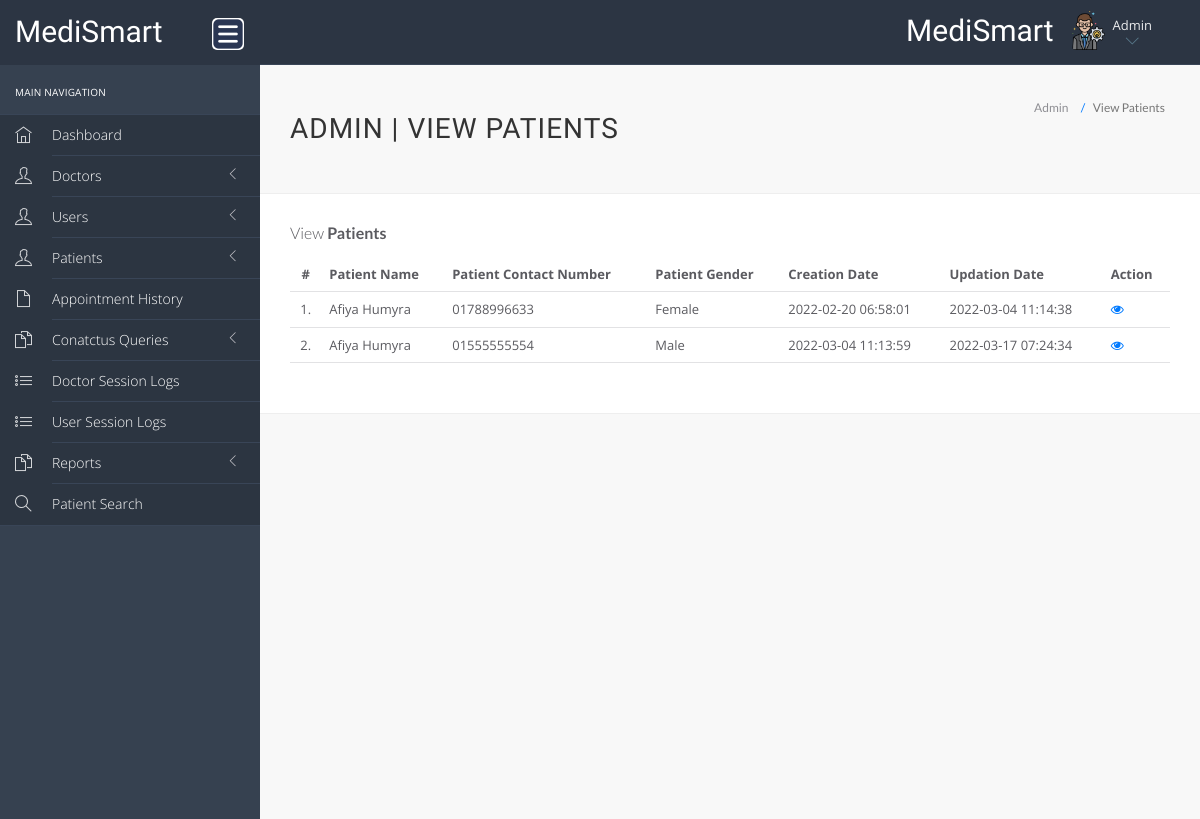
/hms/admin/manage-patient.php (signed in), run on an earlier commit of the app's database.
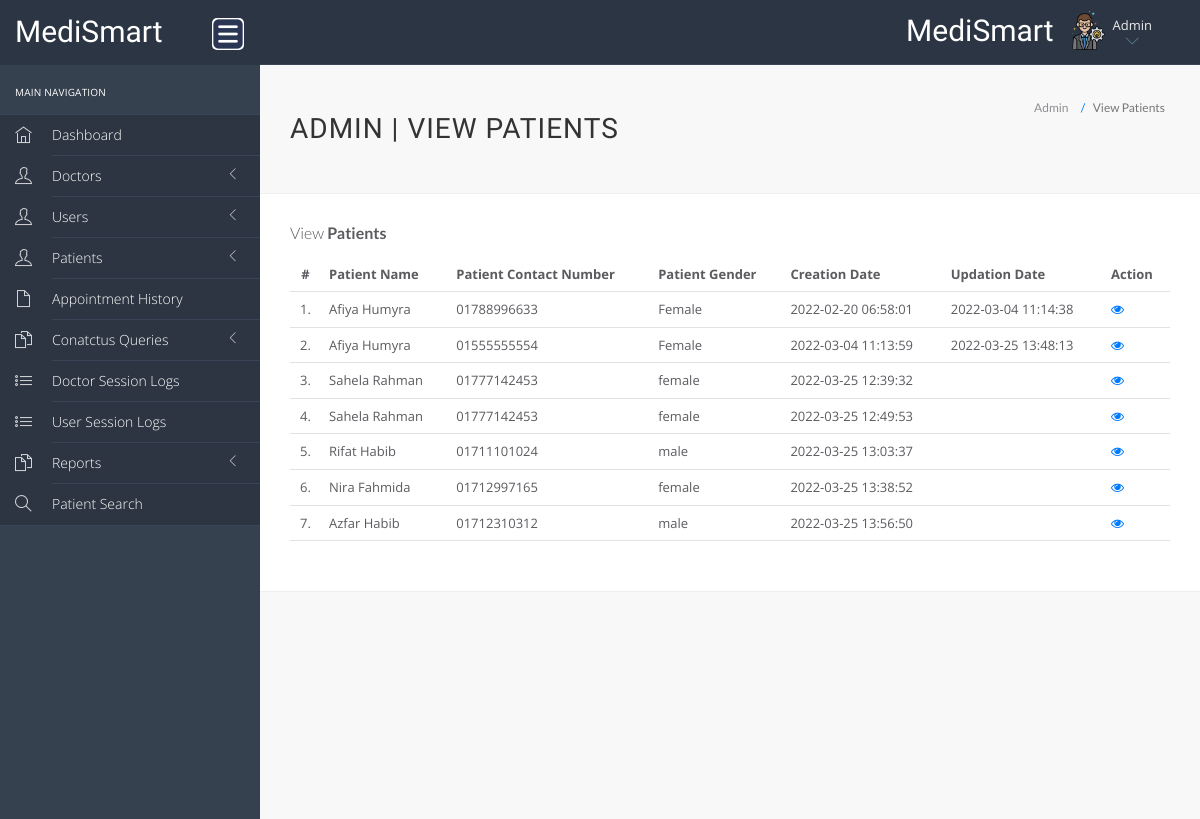
And on a later commit of the database.
### tables this page shows
CREATE TABLE `tblpatient` (
  `ID` int(10) NOT NULL,
  `Docid` int(10) DEFAULT NULL,
  `PatientName` varchar(200) DEFAULT NULL,
  `PatientContno` varchar(13) DEFAULT NULL,
  `PatientEmail` varchar(200) DEFAULT NULL,
  `PatientGender` varchar(50) DEFAULT NULL,
  `PatientAdd` mediumtext DEFAULT NULL,
  `PatientAge` int(10) DEFAULT NULL,
  `PatientMedhis` mediumtext DEFAULT NULL,
  `CreationDate` timestamp NULL DEFAULT current_timestamp(),
  `UpdationDate` timestamp NULL DEFAULT NULL ON UPDATE current_timestamp()
);

### hms/admin/manage-patient.php (the view, shortened to what this page needs)
<?php
include('include/config.php');
?>
<!DOCTYPE html>
<html lang="en">
<head>
    <link rel="stylesheet" href="vendor/bootstrap/css/bootstrap.min.css">
    <link rel="stylesheet" href="vendor/fontawesome/css/font-awesome.min.css">
    <link rel="stylesheet" href="vendor/themify-icons/themify-icons.min.css">
    <link href="vendor/animate.css/animate.min.css" rel="stylesheet" media="screen">
    <link href="vendor/perfect-scrollbar/perfect-scrollbar.min.css" rel="stylesheet" media="screen">
    <link href="vendor/switchery/switchery.min.css" rel="stylesheet" media="screen">
    <link href="vendor/bootstrap-touchspin/jquery.bootstrap-touchspin.min.css" rel="stylesheet" media="screen">
    <link href="vendor/select2/select2.min.css" rel="stylesheet" media="screen">
    <link href="vendor/bootstrap-datepicker/bootstrap-datepicker3.standalone.min.css" rel="stylesheet" media="screen">
    <link href="vendor/bootstrap-timepicker/bootstrap-timepicker.min.css" rel="stylesheet" media="screen">
    <link rel="stylesheet" href="assets/css/styles.css">
    <link rel="stylesheet" href="assets/css/plugins.css">
    <link rel="stylesheet" href="assets/css/themes/theme-5.css" id="skin_color" />
</head>
<body>
    <div id="app">
        <?php include('include/sidebar.php');?>
        <div class="app-content">
            <?php include('include/header.php');?>
            <div class="main-content">
                <div class="wrap-content container" id="container">
                    <section id="page-title">
                        <div class="row">
                            <div class="col-sm-8">
                                <h1 class="mainTitle">Admin | View Patients</h1>
                            </div>
                            <ol class="breadcrumb">
                                <li>
                                    <span>Admin</span>
                                </li>
                                <li class="active">
                                    <span>View Patients</span>
                                </li>
                            </ol>
                        </div>
                    </section>
                    <div class="container-fluid container-fullw bg-white">
                        <div class="row">
                            <div class="col-md-12">
                                <h5 class="over-title margin-bottom-15">View <span class="text-bold">Patients</span>
                                </h5>
                                <table class="table table-hover" id="sample-table-1">
                                    <thead>
                                        <tr>
                                            <th class="center">#</th>
                                            <th>Patient Name</th>
                                            <th>Patient Contact Number</th>
                                            <th>Patient Gender </th>
                                            <th>Creation Date </th>
                                            <th>Updation Date </th>
                                            <th>Action</th>
                                        </tr>
                                    </thead>
                                    <tbody>
                                        <?php
											$sql=mysqli_query($con,"select * from tblpatient");
											$cnt=1;
											while($row=mysqli_fetch_array($sql))
											{
										?>
                                        <tr>
                                            <td class="center"><?php echo $cnt;?>.</td>
                                            <td class="hidden-xs"><?php echo $row['PatientName'];?></td>
                                            <td><?php echo $row['PatientContno'];?></td>
                                            <td><?php echo $row['PatientGender'];?></td>
                                            <td><?php echo $row['CreationDate'];?></td>
                                            <td><?php echo $row['UpdationDate'];?>
                                            </td>
                                            <td>
                                                <a href="view-patient.php?viewid=<?php echo $row['ID'];?>"><i
                                                        class="fa fa-eye"></i></a>
                                            </td>
                                        </tr>
                                        <?php
$cnt=$cnt+1;
 }?>
                                    </tbody>
                                </table>
                            </div>
                        </div>
                    </div>
                </div>
            </div>
        </div>
    </div>
    <?php include('include/footer.php');?>
</body>
</html>

What changed in the data, as far as the page shows it:
changed tblpatient (number 2 of 7 on the later page): PatientGender "Male" → "Female"; UpdationDate "2022-03-17 07:24:34" → "2022-03-25 13:48:13"
added tblpatient: PatientName "Sahela Rahman", PatientContno "01777142453", PatientGender "female", CreationDate "2022-03-25 12:39:32"
added tblpatient: PatientName "Sahela Rahman", PatientContno "01777142453", PatientGender "female", CreationDate "2022-03-25 12:49:53"
added tblpatient: PatientName "Rifat Habib", PatientContno "01711101024", PatientGender "male", CreationDate "2022-03-25 13:03:37"
added tblpatient: PatientName "Nira Fahmida", PatientContno "01712997165", PatientGender "female", CreationDate "2022-03-25 13:38:52"
added tblpatient: PatientName "Azfar Habib", PatientContno "01712310312", PatientGender "male", CreationDate "2022-03-25 13:56:50"
